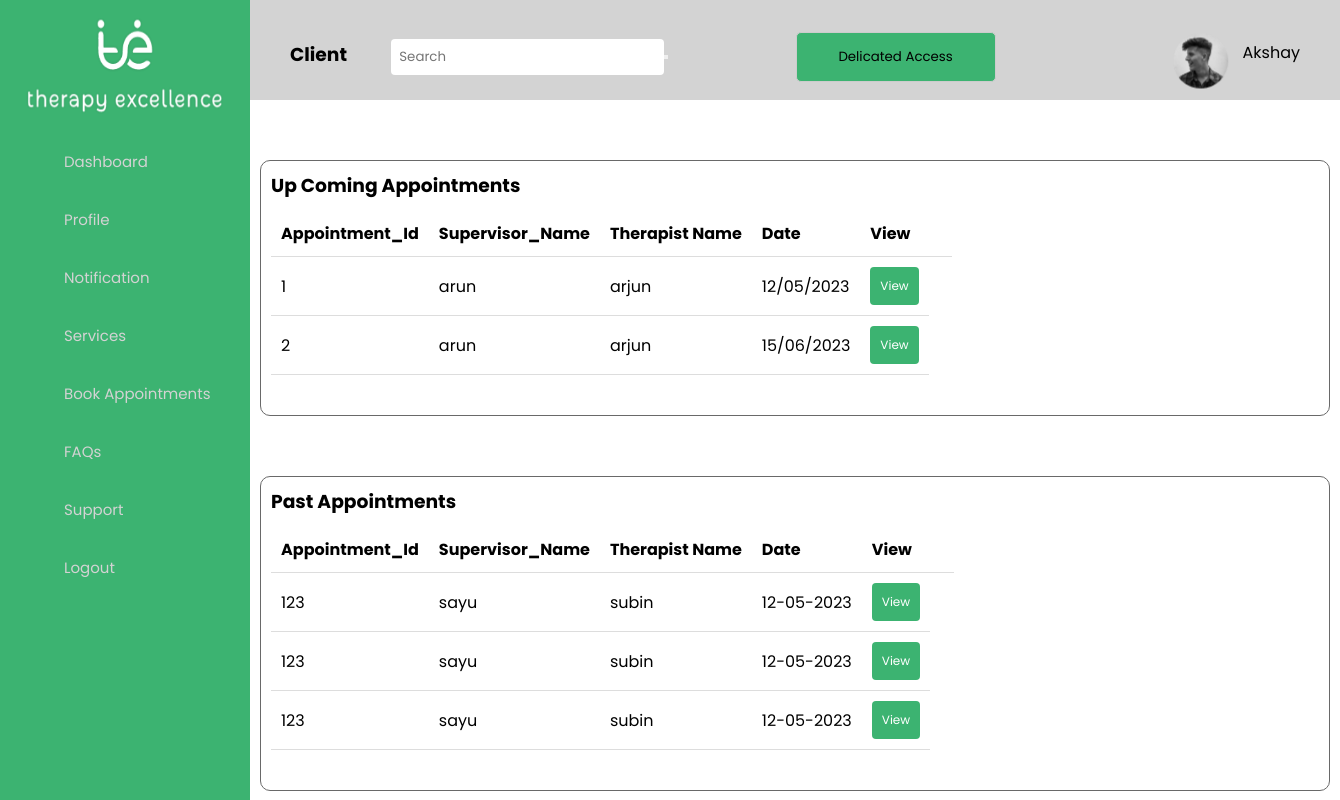
Page /clienthome on the committed database.
### client/models.py (models this page shows, shortened)
class Book_appointments(models.Model):
    Appointment_id=models.AutoField(primary_key=True,blank=True,unique=True)
    Name=models.CharField(max_length=42)
    Date=models.CharField(max_length=42)
    Problem=models.CharField(max_length=42)
    Supervisor_Name=models.CharField(max_length=42)
    Therapist_Name=models.CharField(max_length=42)
    Email= models.EmailField()
    Phone_Number=models.CharField(max_length=42)
    Age=models.CharField(max_length=3)
    Time=models.CharField(max_length=42)
    Gender=models.CharField(max_length=42)

### client/views.py (the view)
# urls.py: path('clienthome',views.clienthome,name="clienthome"),
def clienthome(request):
    thupcomingappointments= Book_appointments.objects.all()
    context = {
        'thupcomingappointments': thupcomingappointments,
    }
    template_name = 'clienthome.html'
    return render(request, template_name, context)

### templates/clienthome.html (shortened to what this page needs)
{% load static %}
<!DOCTYPE html>
<html lang="en">
<head>
     <link rel="stylesheet" href="{% static 'css/homepage.css' %} ">
    <link rel="stylesheet" href="{% static 'css/sidebar.css' %}" >
    <link href="https://unpkg.com/boxicons@2.0.7/css/boxicons.min.css" rel="stylesheet" />
    <link rel="stylesheet" href="https://cdnjs.cloudflare.com/ajax/libs/normalize/5.0.0/normalize.min.css">
      <link rel="stylesheet" href="{% static 'css/list1.css' %}" >
</head>
<body>
    <div class="sidebar">
        <img src="static/img/images/logo_2.png" alt="Side Navigation Image">
   <ul class="nav-list">
        <li>
          <a href="clienthome">
             <i><iconify-icon icon="material-symbols:dashboard"></iconify-icon></i>
            <span class="links_name">Dashboard</span>
          </a>
        </li>
        <li>
          <a href="clientprofile">
            <i><iconify-icon icon="iconamoon:profile-duotone"></iconify-icon></i>
            <span class="links_name">Profile</span>
          </a>
        </li>
        <li>
          <a href="clientnotification">
             <i><iconify-icon icon="iconamoon:notification-duotone"></iconify-icon></i>
            <span class="links_name">Notification</span>
          </a>
        </li>
        <li>
          <a href="clientservices">
           <i><iconify-icon icon="uil:calender"></iconify-icon></i>
            <span class="links_name">Services</span>
          </a>
        </li>
        <li>
          <a href="clientbook_appointments">
           <i><iconify-icon icon="uil:calender"></iconify-icon></i>
            <span class="links_name">Book Appointments</span>
          </a>
        </li>
        <li>
            <a href="clientfaq"><i><iconify-icon icon="streamline:interface-help-question-circle-circle-faq-frame-help-info-mark-more-query-question"></i>
            <span class="links_name">FAQs</span>
          </a>
        </li>
        <li>
            <a href="clientsupport"><i><iconify-icon icon="bx:headphone"></i>
            <span class="links_name">Support</span>
          </a>
        </li>
        <li>
          <a href="logout">
             <i><iconify-icon icon="material-symbols:logout"></i>
            <span class="links_name">Logout</span>
          </a>
        </li>
      </ul>
    </div>
     <section class="home-section">
 <nav>
    <ul>
      <li><h3><a href="#">Client</a></li></h3>
       <li class="search-bar">
        <form>
          <input type="text" placeholder="Search">
          <button type="submit"></button>
        </form>
      </li>
      <li>
          <button class="my-button1">Delicated Access</button>
      </li>
      <img src="static/img/images/Ellipse_1.png">
       <li class="right">
      <a href="#">Akshay</a>
</li>
    </ul>
  </nav>
 <div class="profile-card">
          <h3 > Up Coming Appointments</h3>
<div class="account-info">
                    <div class="data">
                        <div class="important-data">
                            <section class="data-item">
                <table >
                    <thead>
                    <div> <form action="therapisthome" method="POST">
                    <thead>
                        <tr>
                            <th><span>Appointment_Id</span></th>
                            <th><span>Supervisor_Name</span></th>
                            <th><span>Therapist Name</span></th>
                            <th><span>Date</span></th>
                            <th class="text-center"><span>View</span></th>
                            <th>&nbsp;</th>
                        </tr>
                    </thead>
                     {% for thupcomingappointments in thupcomingappointments %}
                    <tbody>
                        <tr>
                            <td>{{thupcomingappointments.Appointment_id}}</td>
                            <td>{{thupcomingappointments.Supervisor_Name}}</td>
                            <td>{{thupcomingappointments.Therapist_Name}}</td>
                            <td>{{thupcomingappointments.Date}}</td>
                             <td>
                            <a href="#" class="table-link">
                                <button type="button" class="my-button green-button">View</button>
                            </a>
                           </td>
                </tr>
            </tbody>
                {% endfor %}
        </table>
    </div>
 </div>
</div>
</div>
 <div class="profile-card">
          <h3 >Past Appointments</h3>
<div class="account-info">
                    <div class="data">
                        <div class="important-data">
                            <section class="data-item">
                <table >
                    <thead>
                        <tr>
                            <th><span>Appointment_Id</span></th>
                            <th><span>Supervisor_Name</span></th>
                            <th><span>Therapist Name</span></th>
                            <th><span>Date</span></th>
                            <th class="text-center"><span>View</span></th>
                            <th>&nbsp;</th>
                        </tr>
                        <tr>
                            <td>123</td>
                            <td>sayu</td>
                            <td>subin</td>
                            <td>12-05-2023</td>
                            <td>
                            <a href="#" class="table-link">
                                <button type="button" class="my-button green-button">View</button>
                            </a>
                           </td>
                </tr>
               <tr>
                            <td>123</td>
                            <td>sayu</td>
                            <td>subin</td>
                            <td>12-05-2023</td>
                            <td>
                            <a href="#" class="table-link">
                                <button type="button" class="my-button green-button">View</button>
                            </a>
                           </td>
                </tr>
               <tr>
                            <td>123</td>
                            <td>sayu</td>
                            <td>subin</td>
                            <td>12-05-2023</td>
                            <td>
                            <a href="#" class="table-link">
                                <button type="button" class="my-button green-button">View</button>
                            </a>
                           </td>
                </tr>
                    </thead>
 </div>
</div>
</div>
</div>
</body>
</html>

### static/css/homepage.css (style rules this page uses)
.profile-card h3 { padding: 10px; }
.profile-card { width: 1070px; height: auto; background-color: white; border-radius: 10px; border: 1px solid dimgray; margin-left: 10px; margin-top: 60px; margin-bottom: 40px; display: grid; grid-template-rows: 10px auto; }
.account-info { display: grid; padding: 10px; margin-top:10px; margin-bottom: 10px; margin-left:-30px; margin-right: 0px; }
.data { flex-direction: column; justify-content: space-between; color: var(--secondary-color); padding: 20px; text-align: center; border: 1px solid var(--border-color); border-radius: 10px; margin-left: 10px; }
.important-data { display: flex; justify-content: space-between; align-items: center; }

### static/css/sidebar.css (style rules this page uses)
* { margin: 0; padding: 0; box-sizing: border-box; font-family: "Poppins" , sans-serif; }
.sidebar { position: fixed; left: 0; top: 0; height: 150vh; width: 250px; background: rgb(60, 179, 113); padding: 6px 14px; z-index: 99; overflow-y: scroll; }
.sidebar img { display: block; margin: 10px auto; width: 200px; height: 100px; }
.sidebar i { color: #fff; height: 60px; min-width: 50px; font-size: 25px; text-align: center; line-height: 60px; }
.sidebar .nav-list { margin-top: 20px; height: 100%; }
.sidebar li { position: relative; margin: 8px 0; list-style: none; }
.sidebar li a { display: flex; height: 101%; width: 101%; border-radius: 12px; align-items: center; text-decoration: none; transition: all 0.4s ease; background:; }
.sidebar li a .links_name { color: lightgrey; font-size: 15px; font-weight: 400; white-space: nowrap; }
.sidebar li i { height: 50px; line-height: 50px; font-size: 18px; border-radius: 12px; }
.home-section { position: relative; background:white; min-height: 100vh; top: 0; left: 250px; width: calc(100% - 250px); transition: all 0.5s ease; z-index: 2; }
nav { background-color: lightgrey; height: 100px; }
nav ul { list-style-type: none; margin: 0; padding: 0; }
nav ul li { display: inline-block; }
nav ul li.right { float: right; }
nav ul li a { display: block; padding: 40px; color: black; text-decoration: none; }
nav ul li.search-bar { margin-left: auto; width: 400px; }
nav form { display: flex; align-items: center; }
nav input[type="text"] { padding: 8px; border: none; border-radius: 4px; }
nav img { transform: translate(315%, 50%); }
.my-button1 { width: 200px; padding: 5px; height: 50px; background-color: rgb(60, 179, 113); border: 1px solid #ccc; border-radius: 5px; }

### static/css/list1.css (style rules this page uses)
table { border-collapse: collapse; width: 100%; }
th, td { padding: 10px; text-align: left; border-bottom: 1px solid #ddd; }
th { background-color:; }
.my-button { display: inline-block; padding: 10px 10px; font-size: 12px; text-align: center; text-decoration: none; border: none; border-radius: 4px; cursor: pointer; transition: background-color 0.3s ease; }
.green-button { background-color: MediumSeaGreen; color: #fff; }

### rows in the picture
Book_appointments: Appointment_id "1", Supervisor_Name "arun", Therapist_Name "arjun", Date "12/05/2023"
Book_appointments: Appointment_id "2", Supervisor_Name "arun", Therapist_Name "arjun", Date "15/06/2023"
